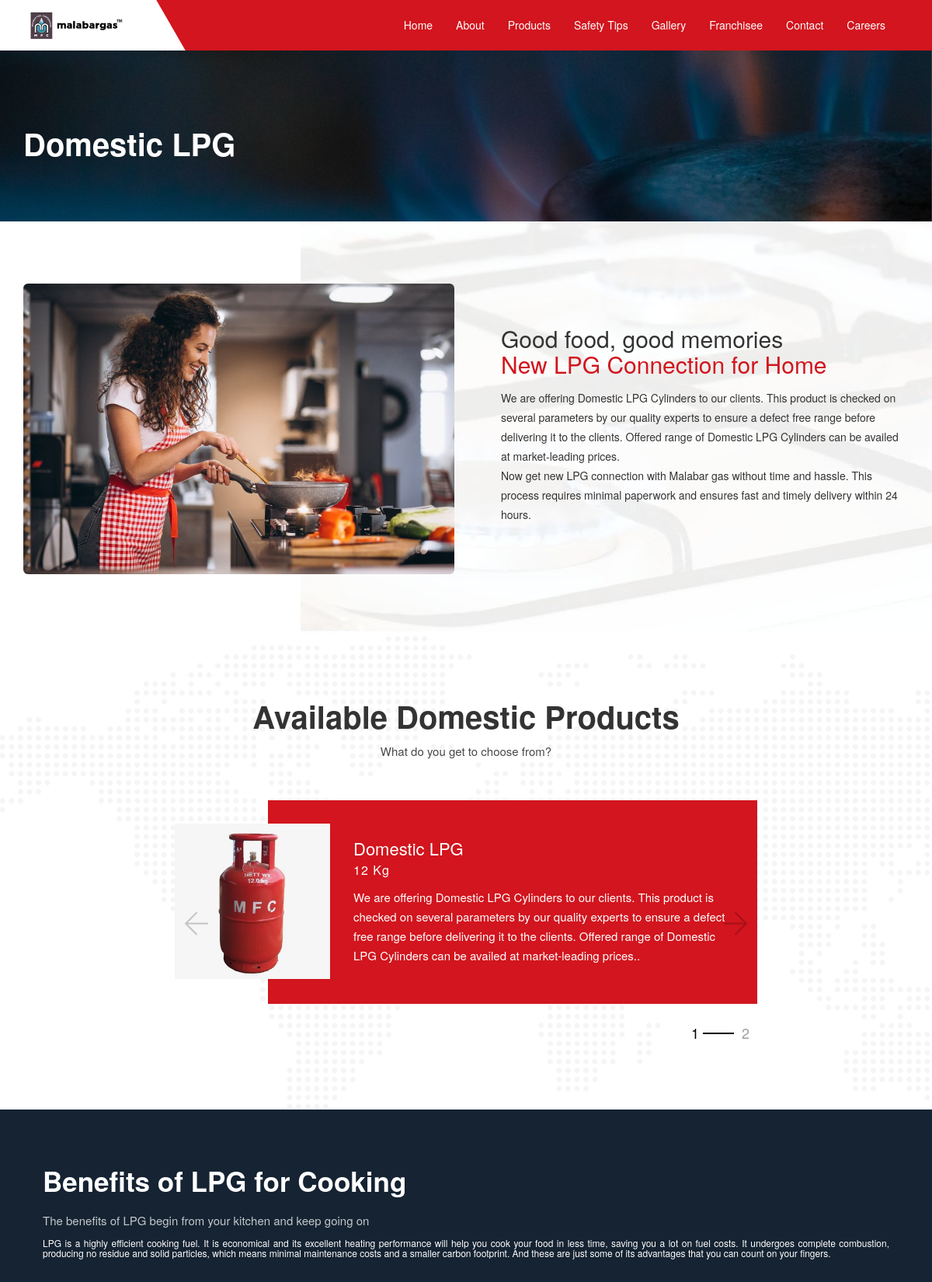
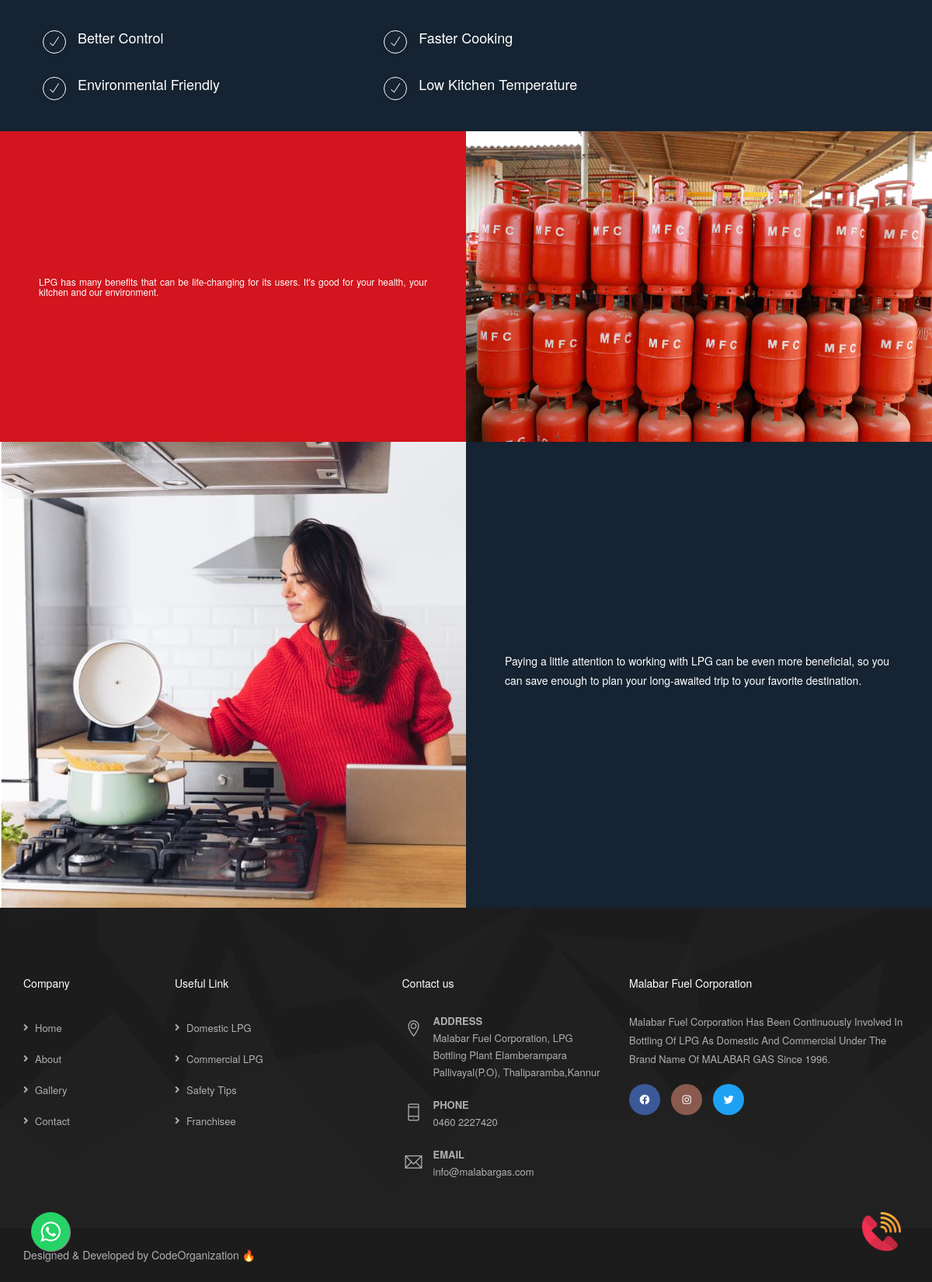
/domestic.php, run on the app's committed database (2 pictures, top to bottom).
### tables this page shows
CREATE TABLE `product` (
  `id` int(11) NOT NULL,
  `title` varchar(100) DEFAULT NULL,
  `type` varchar(100) DEFAULT NULL,
  `kg` varchar(100) DEFAULT NULL,
  `description` varchar(500) DEFAULT NULL,
  `img_path` varchar(100) DEFAULT NULL
);

### domestic.php (the view, shortened to what the rows shown need)
<?php
$database = require 'database/bootstrap.php';
$domestics = $app['database']->GetDomesticProducts();
?>
<!DOCTYPE html>
<html lang="en">
<head>
    <link rel="stylesheet" type="text/css" href="css/plugins.css" />
    <link rel="stylesheet" type="text/css" href="css/style.css" />
    <link class="skin" rel="stylesheet" type="text/css" href="css/skin/skin-2.css" />
    <link rel="stylesheet" type="text/css" href="css/templete.css" />
    <link rel="stylesheet" href="https://maxcdn.bootstrapcdn.com/font-awesome/4.5.0/css/font-awesome.min.css" />
    <link rel="stylesheet" type="text/css" href="plugins/revolution/revolution/css/revolution.min.css" />
    <link rel="stylesheet" type="text/css" href="css/nav.css" />
    <link rel="stylesheet" href="https://maxcdn.bootstrapcdn.com/bootstrap/3.4.1/css/bootstrap.min.css">
</head>
<body id="bg">
    <div class="page-wraper">
        <div class="page-content bg-white">
            <div class="dlab-bnr-inr overlay-black-middle bg-pt" style="background-image: url(./img/banner/gas.jpg)">
                <div class="container">
                    <div class="dlab-bnr-inr-entry">
                        <h1 class="text-white">Domestic LPG</h1>
                    </div>
                </div>
            </div>
            <div class="section-full content-inner bg-white video-section" style="background-image:url('./img/domestic/bg.jpg');">
                <div class="container">
                    <div class="section-content">
                        <div class="row d-flex">
                            <div class="col-lg-6 col-md-12 m-b30 align-self-center video-infobx">
                                <div class="content-bx1">
                                    <h2 class="m-b15 title">Good food, good memories<br><span class="text-primary"> New LPG Connection for Home</span></h2>
                                </div>
                            </div>
                        </div>
                    </div>
                </div>
            </div>
            <div class="section-full content-inner-2 bg-white wow fadeIn" style="background-image:url(images/background/map-bg1.png)" data-wow-duration="2s" data-wow-delay="0.6s">
                <div class="container">
                    <div class="section-head style2 text-center">
                        <h2 class="title">Available Domestic Products</h2>
                    </div>
                    <div class="testimonial-num-count owl-num-count owl-carousel owl-btn-center-lr owl-btn-3 owl-theme">
                        <?php
                        foreach ($domestics as $domestic) { ?>
                            <div class="item">
                                <div class="testimonial-12 text-white">
                                    <div class="testimonial-pic">
                                        <img style="width: 100%;height:auto;" src="<?php echo 'admin/' . $domestic->img_path ?>" alt="">
                                    </div>
                                    <div class="testimonial-detail">
                                        <h4 class="testimonial-name m-t0 m-b5"><?php echo $domestic->title ?></h4>
                                        <span class="testimonial-position"><?php echo $domestic->kg ?> Kg</span>
                                        <div class="testimonial-text">
                                            <p><?php echo $domestic->description ?></p>
                                        </div>
                                    </div>
                                </div>
                            </div>
                        <?php } ?>
                    </div>
                </div>
            </div>
            <div class="section-full" id="choose-us">
                <div class="row m-lr0">
                    <div class="col-xl-6 col-lg-12 p-lr0 d-flex dis-tbl latest-project-info style1 bg-secondry wow fadeInLeft" data-wow-duration="2s" data-wow-delay="0.3s">
                        <div class="align-self-center text-white">
                            <div class="section-head text-white">
                                <h2 class="title">Benefits of LPG for Cooking</h2>
                            </div>
                        </div>
                    </div>
                </div>
            </div>
        </div>
    </div>
</body>
</html>

### data on the page
product: img_path (picture), title "Domestic LPG", kg "12", description "We are offering Domestic LPG Cylinders to our clients. This product is checked on several parameters by our quality experts to ensure a defect free range before delivering it to the clients. Offered range of Domestic LPG Cylinders can be availed at market-leading prices.."
